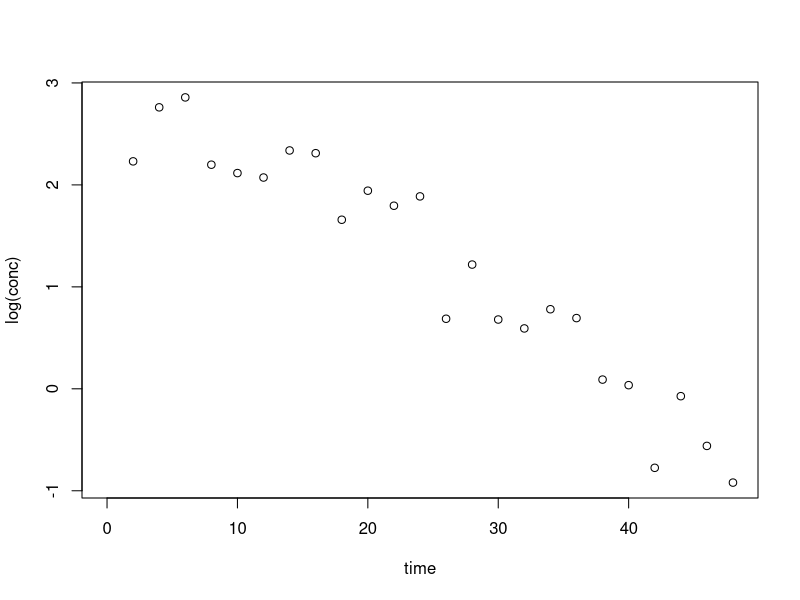
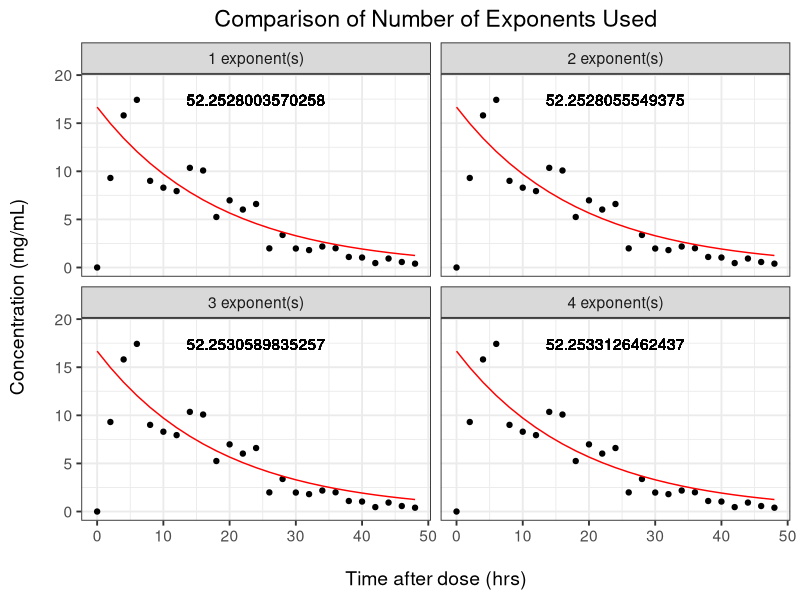
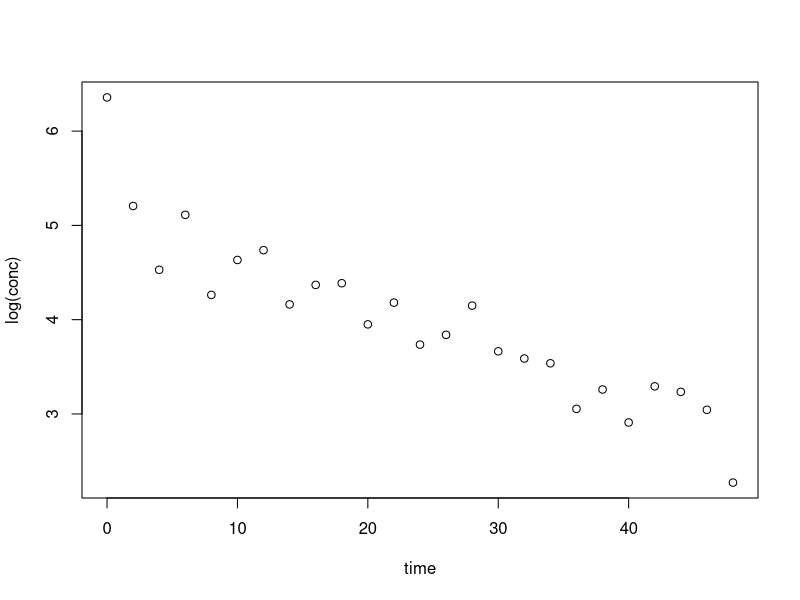
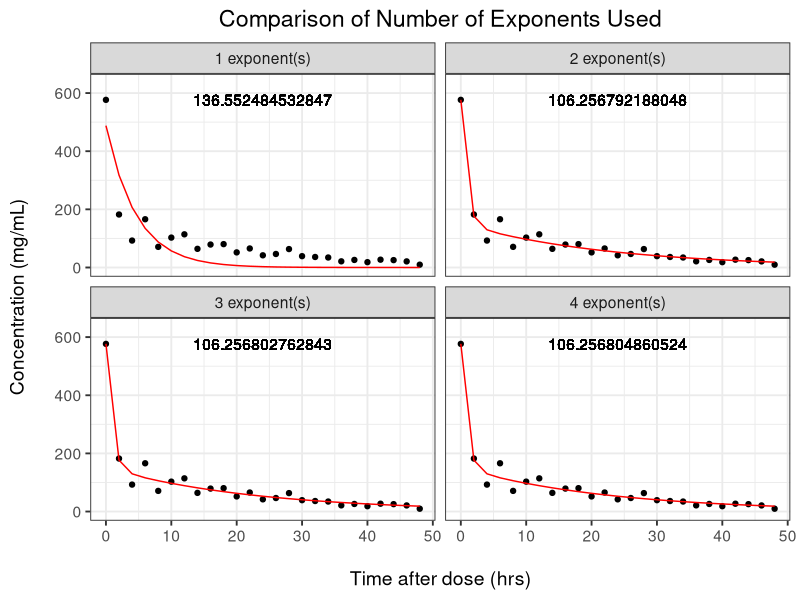
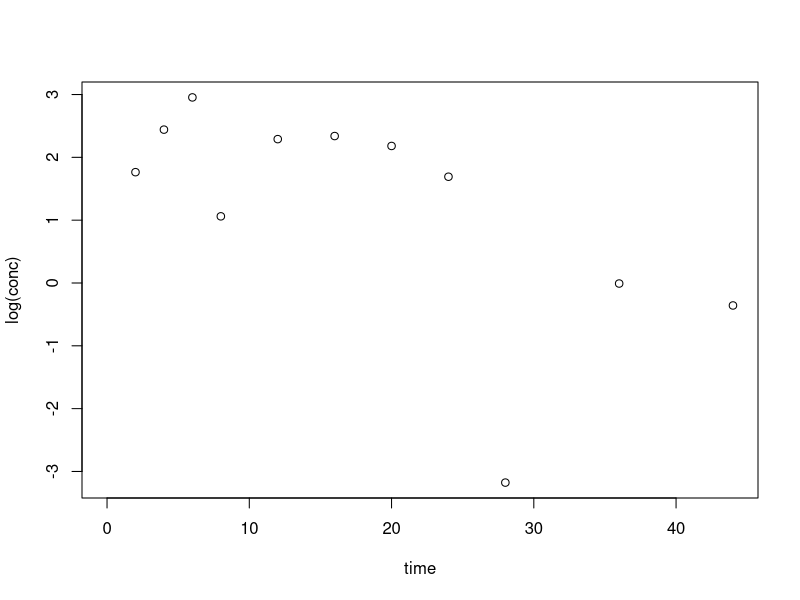
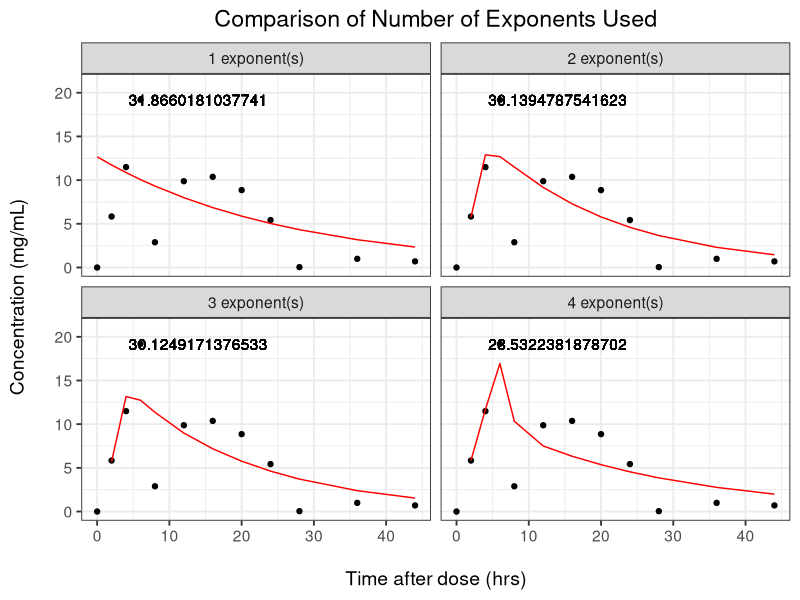
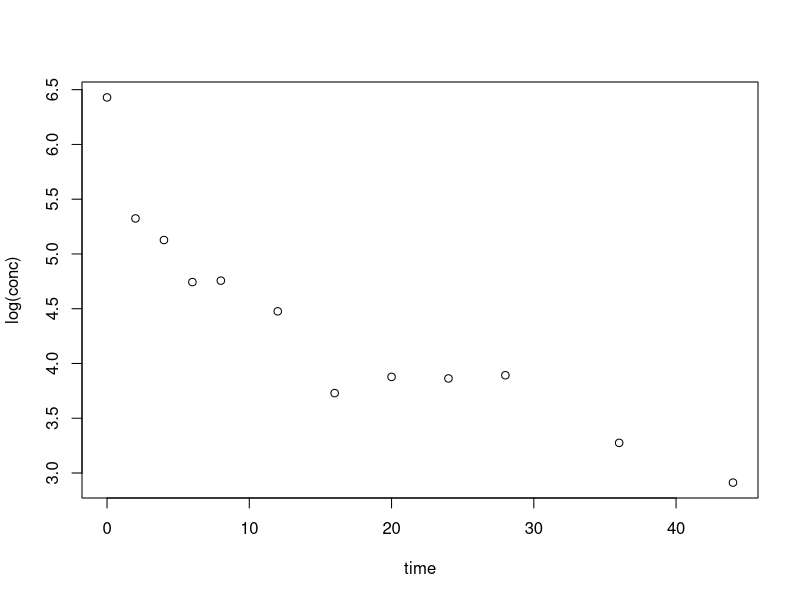
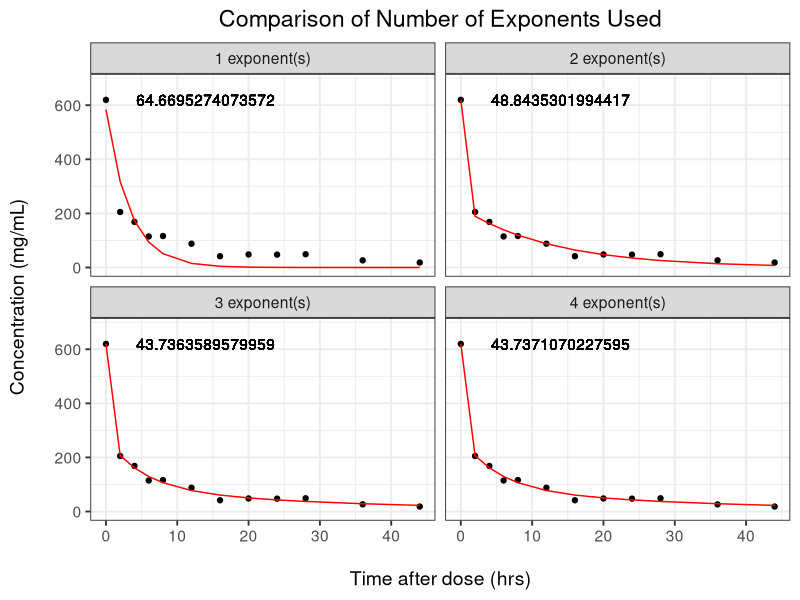

The R source for these figures, in order:
# Further work on determining initial parameters
# -----------------------------------------------------------------------------
# Setup workspace
  library(plyr)
  library(ggplot2)
  theme_bw2 <- theme_set(theme_bw(base_size = 14))
  theme_update(plot.title = element_text(hjust = 0.5))

# -----------------------------------------------------------------------------
# Setup OFV functions
# Flexible sum of coefficients function
  pred.sumexp <- function(x, t, subtract.last) {
    n <- length(x)/2
    for (i in 1:n) {
      if (!exists("yhat")) yhat <- exp(x[i]*t + x[n+i])
      else if (i != n | subtract.last == F) yhat <- yhat + exp(x[i]*t + x[n+i])
      else if (subtract.last == T) yhat <- yhat - exp(x[i]*t + x[n+i])
    }
    return(yhat)
  }

  # Flexible maximum likelihood estimmation
  mle.sumexp <- function(par, x, y, abs = F) {
    yhat <- pred.sumexp(par, x, abs)
    err <- y - yhat
    sigma <- sd(err)
    loglik <- dnorm(y, yhat, sigma, log = T)
    return(-1*sum(loglik))
  }

  multi.mle.sumexp <- function(data, absorp = F, nexp = 3) {
    x <- data[which(data[, 2] != 0), 1]
    y <- data[which(data[, 2] != 0), 2]
    sub.y <- which(y == max(y)):length(y)
    opt.par <- list(NULL)
    opt.val <- list(NULL)
    opt.gra <- list(NULL)
    opt.con <- list(NULL)
    lm.par <- unname(lm(log(y[sub.y]) ~ x[sub.y])$coefficients)[c(2, 1)]
    for (i in 1:nexp) {
      if (i == 1) {
        init.par <- lm.par
      } else if (i == 2) {
        if (absorp) {
          init.par <- rep(lm.par, each = 2)*c(0.8, 1.2)
        } else {
          init.par <- rep(lm.par, each = 2)*c(0.9, 1.1)
        }
      } else {
        init.par <- c(
          mean(optres$par[1:(i-1)]), optres$par[1:(i-1)],
          mean(optres$par[i:(2*i-2)]), optres$par[i:(2*i-2)]
        )
      }
      optres <- optim(
        init.par,
        mle.sumexp,  # maximum likelihood fitting function
        method = "BFGS",
        x = x, y = y, abs = absorp
      )
      opt.par[[i]] <- optres$par
      opt.val[[i]] <- optres$value
      opt.gra[[i]] <- optres$counts
      opt.con[[i]] <- optres$convergence
    }
    res <- list(par = opt.par, value = opt.val, counts = opt.gra,
      convergence = opt.con)
    res
  }

  plot.sumexp <- function(res, data, absorp = F) {
    plotdata <- ldply(res$par, function(x) {
      data.frame(
        nexp = as.factor(length(x)/2),
        time = data$time,
        cobs = data$conc,
        pred = pred.sumexp(x, data$time, absorp),
        objv = res$value[[length(x)/2]]
      )
    })
    levels(plotdata$nexp) <- paste(levels(plotdata$nexp), "exponent(s)")
    ylim <- c(0, 1.1*max(plotdata$cobs))
    xlim <- c(0, max(plotdata$time))

    plotobj <- NULL
    plotobj <- ggplot(data = plotdata)
    plotobj <- plotobj + ggtitle("Comparison of Number of Exponents Used")
    plotobj <- plotobj + geom_point(aes(x = time, y = cobs))
    plotobj <- plotobj + geom_line(aes(x = time, y = pred), colour = "red")
    plotobj <- plotobj + geom_text(aes(x = median(time), y = max(cobs), label = objv))
    plotobj <- plotobj + scale_y_continuous("Concentration (mg/mL)\n", lim = ylim)
    plotobj <- plotobj + scale_x_continuous("\nTime after dose (hrs)", lim = xlim)
    plotobj <- plotobj + facet_wrap(~nexp)
    plotobj
  }
# -----------------------------------------------------------------------------
# Simulate data
# Absorption Curve
  time.samp <- seq(0, 48, by = 2)
  absdata <- data.frame(
    time = time.samp,
    line1 = -0.2*time.samp + 4,
    line2 = -0.1*time.samp + 4
  )
  absdata$sumexp <- exp(absdata$line2) - exp(absdata$line1)
  #with(absdata, plot(time, sumexp))

# 2 Compartment Curve
  twodata <- data.frame(
    time = time.samp,
    line1 = -0.5*time.samp + 6,
    line2 = -0.05*time.samp + 5
  )
  twodata$sumexp <- exp(twodata$line1) + exp(twodata$line2)
  #with(twodata, plot(time, log(sumexp)))
# -----------------------------------------------------------------------------
# Add random error and optimise using rich data
# Absorption
  err <- 1 + rnorm(n = length(time.samp), mean = 0, sd = 0.3)
  data1 <- data.frame(
    time = time.samp,
    conc = absdata$sumexp*err
  )
  with(data1, plot(time, log(conc)))

  all.res <- multi.mle.sumexp(data1, nexp = 4, absorp = T)

  plot.sumexp(all.res, data1, absorp = T)

# Two compartment
  err <- 1 + rnorm(n = length(time.samp), mean = 0, sd = 0.3)
  data2 <- data.frame(
    time = time.samp,
    conc = twodata$sumexp*err
  )
  with(data2, plot(time, log(conc)))

  all.res <- multi.mle.sumexp(data2, nexp = 4)
  #with(all.res, which(unlist(value) == min(unlist(value))))  # best fit
  plot.sumexp(all.res, data2)

# -----------------------------------------------------------------------------
# Add random error and optimise using sparse
  sub.time <- c(1:5, (1:4+3)*2-1, (1:3+3)*4-1)
# Absorption sub-data
  err <- 1 + rnorm(n = length(sub.time), mean = 0, sd = 0.3)
  data3 <- data.frame(
    time = time.samp[sub.time],
    conc = absdata$sumexp[sub.time]*err
  )
  with(data3, plot(time, log(conc)))

  all.res <- multi.mle.sumexp(data3, nexp = 4, absorp = T)

  plot.sumexp(all.res, data3, absorp = T)

# Two compartment sub-data
  err <- 1 + rnorm(n = length(sub.time), mean = 0, sd = 0.3)
  data4 <- data.frame(
    time = time.samp[sub.time],
    conc = twodata$sumexp[sub.time]*err
  )
  with(data4, plot(time, log(conc)))

  all.res <- multi.mle.sumexp(data4, nexp = 4)

  plot.sumexp(all.res, data4)
